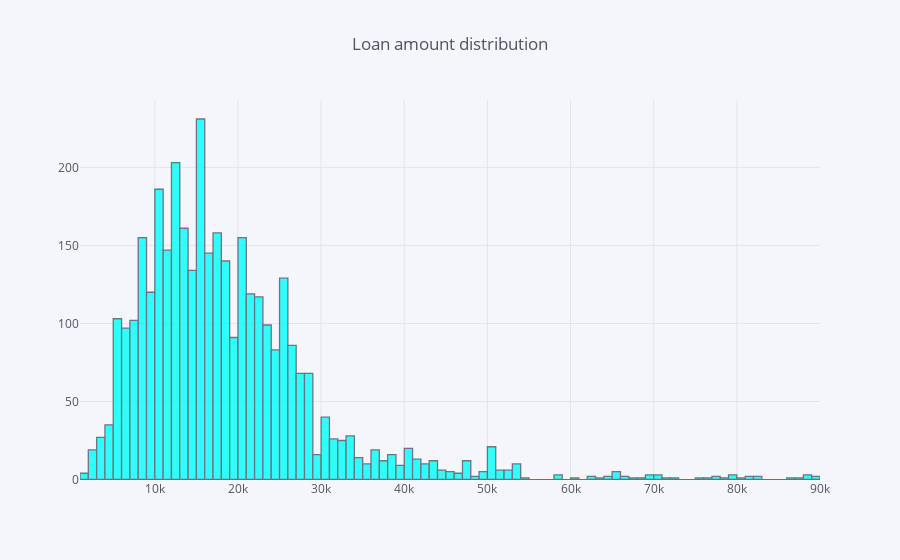

Notebook code for this chart:
### Markdown cell above
We see that Loans have a high variance and the mean is higher than the median,
let's plot the column:

### Code cell
Train.LOAN.iplot(kind='hist', title = 'Loan amount distribution', hline=(0), color = ['cyan'])

### Figure 1 — Plotly figure (JSON) as saved in the notebook; plotly's stock layout.template omitted (floating-point values rounded to 4 significant figures; data arrays with more than 128 entries replaced by an {"elided": "..."} marker saying what was removed)
{"data": [{"histfunc": "count", "histnorm": "", "marker": {"color": "rgba(0, 255, 255, 1.0)", "line": {"color": "#4D5663", "width": 1.3}}, "name": "LOAN", "opacity": 0.8, "orientation": "v", "type": "histogram", "x": {"elided": "3576 int values"}}], "layout": {"autosize": true, "barmode": "overlay", "legend": {"bgcolor": "#F5F6F9", "font": {"color": "#4D5663"}}, "paper_bgcolor": "#F5F6F9", "plot_bgcolor": "#F5F6F9", "shapes": [{"line": {"color": "#db4052", "dash": "solid", "width": 1}, "type": "line", "x0": 0, "x1": 1, "xref": "paper", "y0": 0, "y1": 0, "yref": "y"}], "title": {"font": {"color": "#4D5663"}, "text": "Loan amount distribution"}, "xaxis": {"autorange": true, "gridcolor": "#E1E5ED", "range": [999.5, 90000.0], "showgrid": true, "tickfont": {"color": "#4D5663"}, "title": {"font": {"color": "#4D5663"}, "text": ""}, "type": "linear", "zerolinecolor": "#E1E5ED"}, "yaxis": {"autorange": true, "gridcolor": "#E1E5ED", "range": [-0.6774, 243.2], "showgrid": true, "tickfont": {"color": "#4D5663"}, "title": {"font": {"color": "#4D5663"}, "text": ""}, "zerolinecolor": "#E1E5ED"}}}
